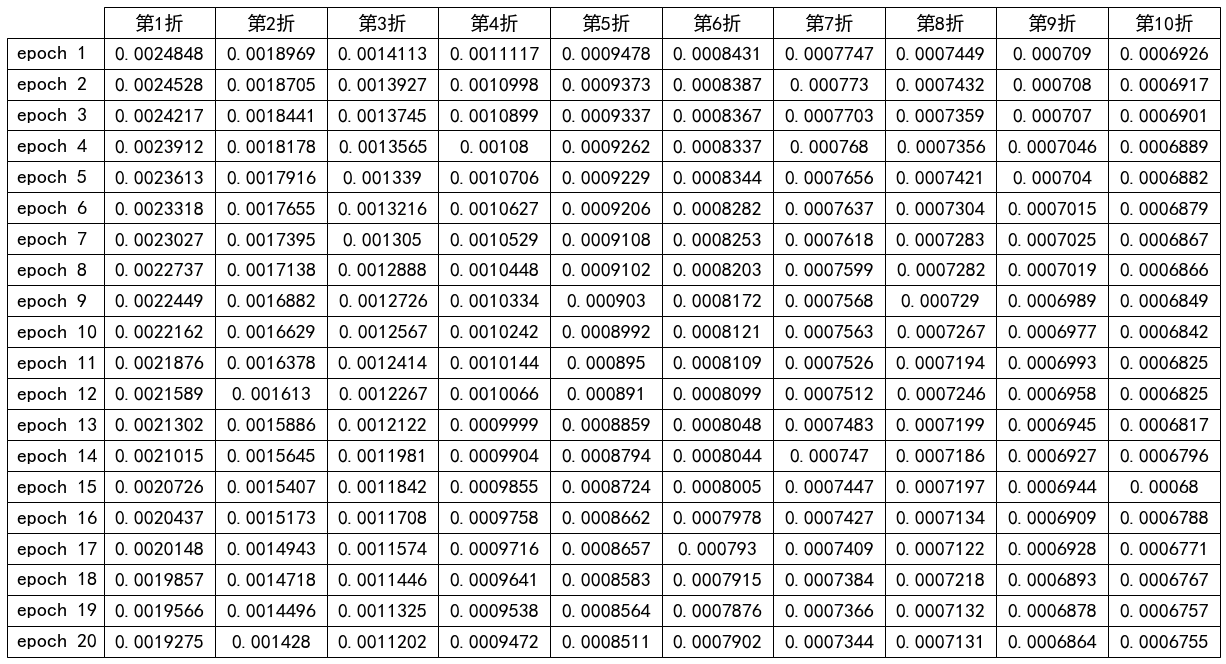

Write Python code to recreate this figure.
#!/usr/bin/env python
# coding: utf-8

# In[7]:


import torch  
import numpy as np  
import torch.nn as nn
import random  
from IPython import display  
from matplotlib import pyplot as plt  
import torchvision  
import torchvision.transforms as transforms
from pandas import *
get_ipython().run_line_magic('matplotlib', 'inline')
#导入必要的数据包等相关内容


num_inputs = 200
num_examples = 10000
a1 = torch.normal(0.1,1,(10000, num_inputs))  
b1 = torch.ones(10000,1)    

a2 = torch.normal(-0.1,1,(10000, num_inputs))  
b2 = torch.zeros(10000,1) 
class_2_features = torch.cat((a1,a2),dim=0)
class_2_labels = torch.cat((b1,b2))
index = [i for i in range(len(class_2_labels))]
np.random.shuffle(index)
X_train = class_2_features[index,:]
y_train = class_2_labels[index]




#定义数据的读取
def get_data_iter(X_train, y_train, X_valid, y_valid,batch_size):
    train_dataset = torch.utils.data.TensorDataset(X_train,y_train)
    test_dataset = torch.utils.data.TensorDataset(X_valid,y_valid)
    train_iter = torch.utils.data.DataLoader(train_dataset,batch_size=batch_size,shuffle=True)
    test_iter = torch.utils.data.DataLoader(test_dataset,batch_size=batch_size,shuffle=False)
    return train_iter, test_iter

class MM(nn.Module):#定义模型训练函数
     def __init__(self,n_feature):
        super(MM,self).__init__()
        self.linear1 = nn.Linear(n_feature,100)
        self.relu = nn.ReLU()
        self.linear2 = nn.Linear(100,1)
        self.Sigmoid = nn.Sigmoid()
    
     def forward(self,x):
        x = self.linear1(x)
        x = self.relu(x)
        x = self.linear2(x)
        y = self.Sigmoid(x)
        return y
    
#模型训练
#模型训练
def train(train_iter,test_iter,if_reshape,num_epochs,num_inputs,net,loss):
    optimizer = torch.optim.SGD(net.parameters(),lr=0.001)
    train_ls, test_ls = [], []
    for epoch in range(num_epochs):
        ls, count = 0, 0
        if if_reshape ==False:
            for X,y in train_iter:
                l=loss(net(X),y.view(-1,1))
                optimizer.zero_grad()
                l.backward()
                optimizer.step()
                ls += l.item()
                count += y.shape[0]
            train_ls.append(ls/count)
            ls, count = 0, 0
            for X,y in test_iter:
                l=loss(net(X),y.view(-1,1))
                ls += l.item()
                count += y.shape[0]
        else:
            for X,y in train_iter:
                X = X.reshape(-1,num_inputs)
                l=loss(net(X),y).sum()
                optimizer.zero_grad()
                l.backward()
                optimizer.step()
                ls += l.item()
                count += y.shape[0]
            train_ls.append(ls/count)
            ls, count = 0, 0
            for X,y in test_iter:
                X = X.reshape(-1,num_inputs)
                l=loss(net(X),y).sum()
                ls += l.item()
                count += y.shape[0]
        test_ls.append(ls/count)
        print('epoch: %d, train loss: %f, valid loss: %f'%(epoch+1,train_ls[-1],test_ls[-1]))
    return train_ls,test_ls

#获取k折交叉验证某一折的训练集和验证集
def get_kfold_data(k, i, X, y):
    fold_size = X.shape[0]//k
    val_start = i * fold_size
    if i  != k - 1:
        val_end = (i + 1) * fold_size
        X_valid, y_valid = X[val_start:val_end],y[val_start:val_end]
        X_train = torch.cat((X[0:val_start],X[val_end:]),dim=0)
        y_train = torch.cat((y[0:val_start],y[val_end:]),dim=0)
    else:
        X_valid,y_valid = X[val_start:], y[val_start:]
        X_train = X[0:val_start]
        y_train = y[0:val_start]
    
    return X_train, y_train, X_valid, y_valid
#循环K次，取平均值，内容来源于PPT
def k_fold(k, X_train, y_train,if_reshape,num_epochs,num_inputs,net,loss):
    my_k_train_ls, my_k_valid_ls = [], []
    train_loss_sum, valid_loss_sum = 0, 0
    for i in range(k):
        print('第', i+1, '折验证结果')
        X_train, y_train, X_valid, y_valid = get_kfold_data(k, i, X_train, y_train)
        train_iter, valid_iter = get_data_iter(X_train, y_train, X_valid, y_valid,batch_size=100)
        train_loss, val_loss = train(train_iter,valid_iter,if_reshape,num_epochs,num_inputs,net,loss)
        
        my_k_train_ls.append(train_loss)
        my_k_valid_ls.append(val_loss)
        train_loss_sum += train_loss[-1]
        valid_loss_sum += val_loss[-1]
    
    print("最终平均k折交叉验证结果")
    
    print(f'average train loss: {train_loss_sum/k}')
    print(f'average valid loss: {valid_loss_sum/k}')
    
    return my_k_train_ls, my_k_valid_ls

k=10
num_epochs= 20
num_inputs = 200
net = MM(num_inputs)
loss= nn.MSELoss()
if_reshape=False
net = MM(200)

k_train_ls, k_valid_ls = k_fold(k,X_train, y_train,if_reshape,num_epochs,num_inputs ,net,loss)

# 绘图
train_loss, valid_loss = [], []
for i in range(len(k_train_ls)):
    train_loss.append(k_train_ls[i][-1])
    valid_loss.append(k_valid_ls[i][-1])
    
x = np.linspace(0,len(k_train_ls),len(k_train_ls))
plt.plot(x,train_loss,'o-',label='train_loss',linewidth=1.5)
plt.plot(x,valid_loss,'o-',label='valid_loss',linewidth=1.5)
plt.xlabel('K value')
plt.ylabel('loss')
plt.legend()
plt.show()

# 绘制表格
from pylab import mpl
mpl.rcParams['font.sans-serif'] = ['SimHei'] # 指定默认字体
mpl.rcParams['axes.unicode_minus'] = False # 解决保存图像是负号'-'显示为方块的问题
randn = np.random.randn
idx = []
#10折交叉验证，20轮
for i in range(1,21):
    idx.append(f'epoch {i}')
#10折交叉验证，20轮
data_train, data_valid = np.zeros((10,20)),np.zeros((10,20))
for i in range(10):
    for j in range(20):
        data_train[i,j], data_valid[i,j] = k_train_ls[i][j], k_valid_ls[i][j] 
       
df = DataFrame(data_train.T, index=idx, columns=['第1折', '第2折', '第3折', '第4折', '第5折','第6折', '第7折', '第8折', '第9折', '第10折'])
                                                
vals = np.around(df.values,7)
fig = plt.figure(figsize=(8,3))
ax = fig.add_subplot(111, frameon=False, xticks=[], yticks=[])
the_table=plt.table(cellText=vals, rowLabels=df.index, colLabels=df.columns,
                    colWidths = [0.1]*vals.shape[1], loc='center',cellLoc='center')
the_table.set_fontsize(20)

the_table.scale(2.5,2.58)


# In[ ]:





# In[ ]:
